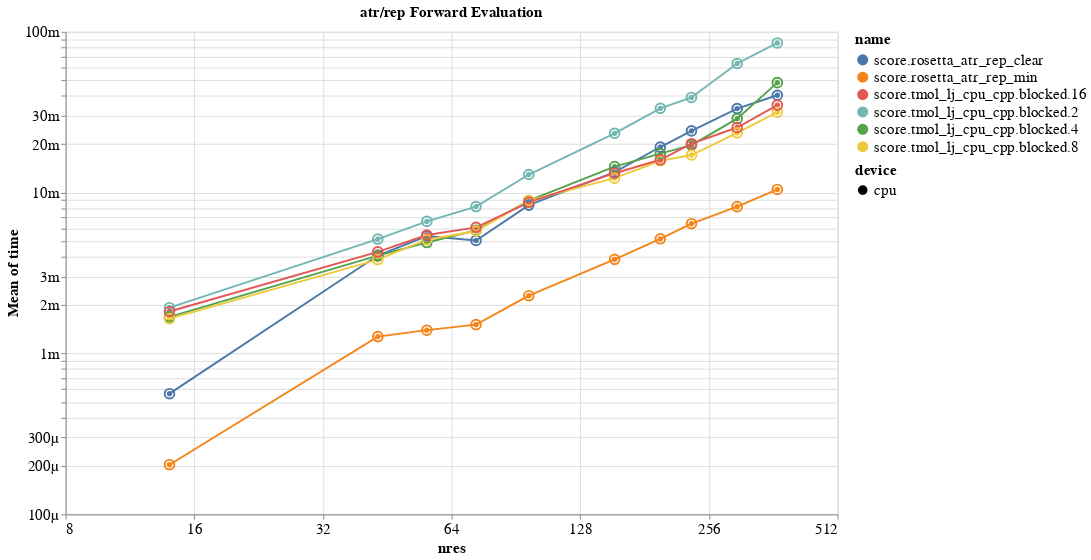

The notebook cell saved with this chart:
### Code cell
dat = stat_frame(rosetta_score_results)
dat = pandas.concat(
    (
        dat,
        pandas.merge(
            dat,
            dat.query("name == 'score.rosetta_atr_rep'")
            .groupby("model")
            .time.mean()
            .rename("rosetta_mean")
            .to_frame(),
            left_on="model",
            right_index=True,
        )
        .eval("time / rosetta_mean")
        .rename("rosetta_relative"),
    ),
    axis=1,
)

encoding = dict(
    x=altair.X(
        "nres", axis=altair.Axis(format="s"), scale=altair.Scale(type="log", base=2)
    ),
    y=altair.Y(
        "mean(time)",
        scale=altair.Scale(type="log", base=10),
        axis=altair.Axis(format="s"),
    ),
    color="name", 
    shape="device",
)

sum(
    (
        altair.Chart(dat, title="atr/rep Forward Evaluation")
        .mark_line()
        .encode(**encoding),
        altair.Chart(dat).mark_point(size=100).encode(**encoding)
    )
).configure_legend(labelLimit=0)

### Figure 1 — Vega-Lite specification as saved in the notebook (floating-point values rounded to 4 significant figures; data arrays with more than 128 entries replaced by an {"elided": "..."} marker saying what was removed)
{"$schema": "https://vega.github.io/schema/vega-lite/v2.6.0.json", "config": {"axis": {"labelFontSize": 16, "titleFontSize": 16}, "header": {"labelFontSize": 16, "titleFontSize": 16}, "legend": {"labelFontSize": 16, "labelLimit": 0, "titleFontSize": 16}, "title": {"fontSize": 16}, "view": {"height": 500, "width": 800}}, "datasets": {"data-2a7f4df24b6515f0926fede571ceba5f": {"elided": "3772 records"}}, "layer": [{"data": {"name": "data-2a7f4df24b6515f0926fede571ceba5f"}, "encoding": {"color": {"field": "name", "type": "nominal"}, "shape": {"field": "device", "type": "nominal"}, "x": {"axis": {"format": "s"}, "field": "nres", "scale": {"base": 2, "type": "log"}, "type": "quantitative"}, "y": {"aggregate": "mean", "axis": {"format": "s"}, "field": "time", "scale": {"base": 10, "type": "log"}, "type": "quantitative"}}, "mark": "line", "title": "atr/rep Forward Evaluation"}, {"data": {"name": "data-2a7f4df24b6515f0926fede571ceba5f"}, "encoding": {"color": {"field": "name", "type": "nominal"}, "shape": {"field": "device", "type": "nominal"}, "x": {"axis": {"format": "s"}, "field": "nres", "scale": {"base": 2, "type": "log"}, "type": "quantitative"}, "y": {"aggregate": "mean", "axis": {"format": "s"}, "field": "time", "scale": {"base": 10, "type": "log"}, "type": "quantitative"}}, "mark": {"size": 100, "type": "point"}}]}
